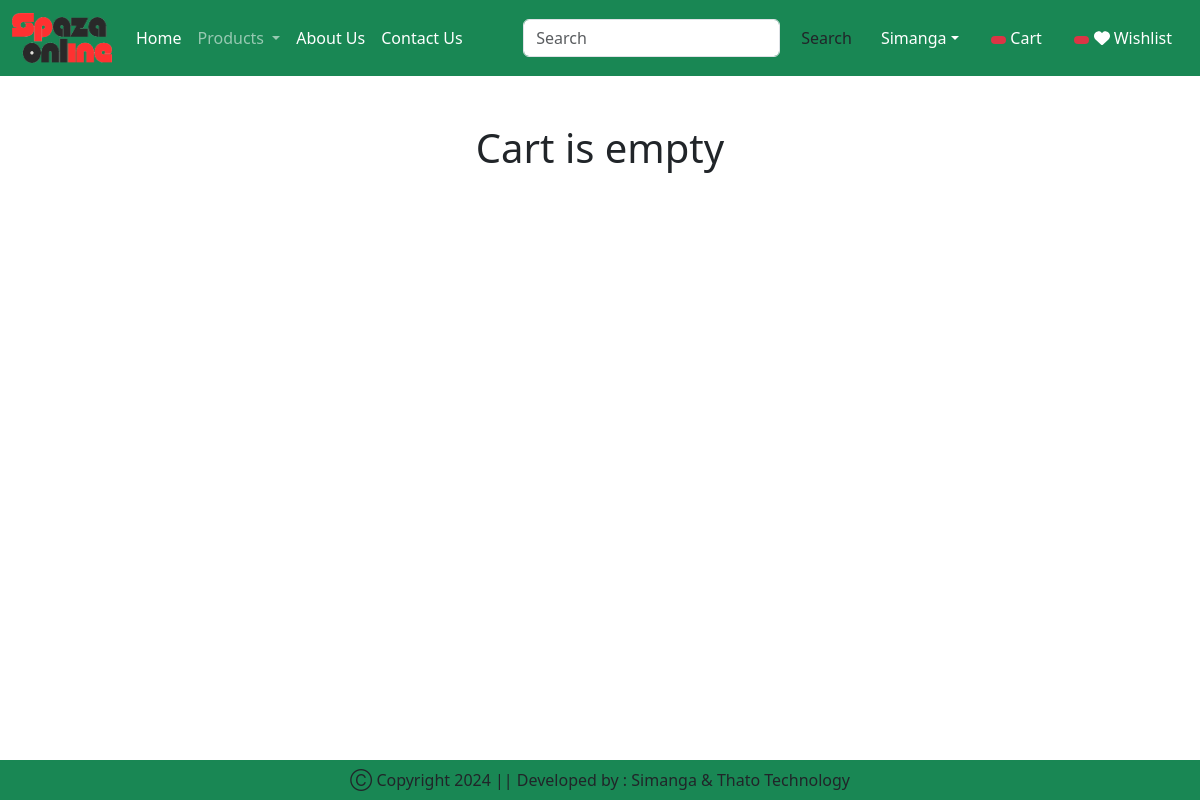
The app's page /cart/ (signed in), older data.
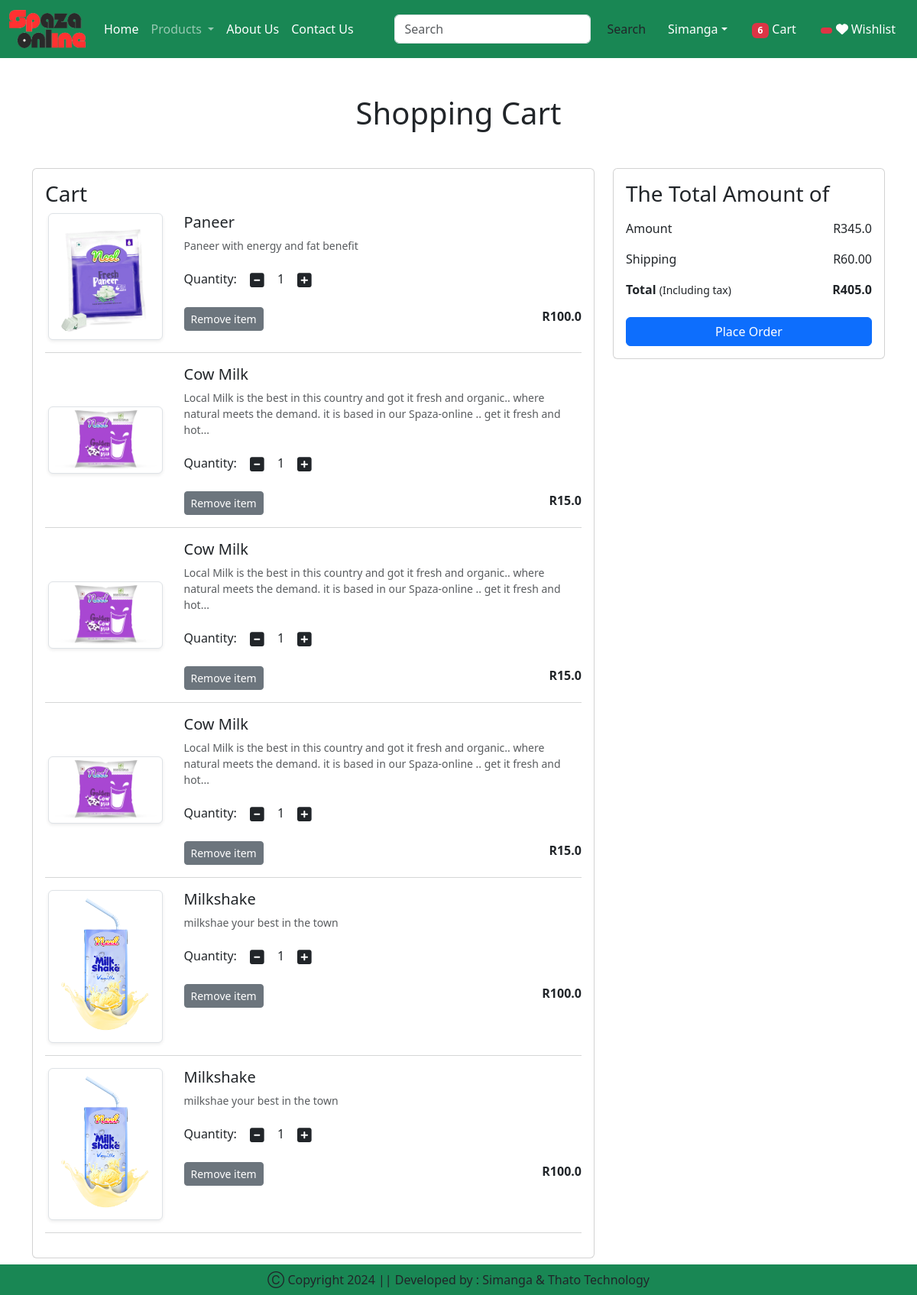
The same page, newer data.
### spaza_app/models.py (models this page shows, shortened)
class Cart(models.Model):
    user = models.ForeignKey(User, on_delete=models.CASCADE)
    product = models.ForeignKey(Product, on_delete=models.CASCADE)
    quantity = models.PositiveIntegerField(default=1)

class Product(models.Model):
    title = models.CharField(max_length=100)
    selling_price =models.FloatField()
    discounted_price = models.FloatField()
    description =  models.TextField()
    composition = models.TextField(default='')
    prodapp =models.TextField(default='')
    category = models.CharField(choices=CATEGORY_CHOICES, max_length=2)
    product_image =models.ImageField(upload_to='product')

### spaza_app/views.py (the view)
# urls.py: path('cart/', views.show_cart, name='showcart'),
@login_required
def show_cart(request):
    user = request.user
    cart = Cart.objects.filter(user=user)
    amount = 0
    for p in cart:
        value = p.quantity * p.product.discounted_price
        amount = amount + value
    totalamount = amount + 60
    totalitem = 0
    wishitem = 0
    if request.user.is_authenticated:
        totalitem = len(Cart.objects.filter(user=request.user))
        wishitem = len(Wishlist.objects.filter(user=request.user))
    return render(request, 'spaza_app/addtocart.html', locals())

### spaza_app/templates/spaza_app/addtocart.html (shortened to what this page needs)
{% extends 'spaza_app/base.html' %}
{% load static %}
{% block main-content %}
<div class="container my-5">
    <div class="row">
        {% if cart %}
        <h1 class="text-center mb-5">Shopping Cart</h1>
        <div class="col-sm-8">
            <div class="card">
                <div class="card-body">
                    <h3>Cart</h3>
                    {% for item in cart %}
                    <div class="row">
                        <div class="col-sm-3 text-center align-self-center"><img src="{{item.product.product_image.url}}" alt="" srcset="" class="img-fluid img-thumbnail shadow-sm" height="150" width="150"></div>
                        <div class="col-sm-9">
                            <div>
                                <h5>{{item.product.title}}</h5>
                                <p class="mb-2 text-muted small">{{item.product.description}}</p>
                                <div class="my-3">
                                    <label for="quantity">Quantity:</label>
                                    <a class="minus-cart btn" pid={{item.product.id}}><i class="fas fa-minus-square fa-lg"></i></a>
                                    <span id="quantity">{{item.quantity}}</span>
                                    <a class="plus-cart btn" pid={{item.product.id}}><i class="fas fa-plus-square fa-lg"></i></a>
                                </div>
                                <div class="d-flex justify-content-between">
                                    <a href="#" class="remove-cart btn btn-sm btn-secondary mr-3" pid={{item.product.id}}>Remove item </a>
                                    <p class="mb-0"><span><strong>R{{item.product.discounted_price}}</strong></span></p>
                                </div>
                            </div>
                        </div>
                    </div>
                    <hr class="text-muted">
                    {% endfor %}
                </div>
            </div>
        </div>
        <div class="col-sm-4">
            <div class="card">
                <div class="card-body">
                    <h3>The Total Amount of</h3>
                    <ul class="list-group">
                        <li class="list-group-item d-flex justify-content-between align-items-center border-0 px-0">Amount<span id="amount">R{{amount}}</span></li>
                        <li class="list-group-item d-flex justify-content-between align-items-center border-0 px-0">Shipping<span>R60.00</span></li>
                        <li class="list-group-item d-flex justify-content-between align-items-center border-0 px-0 mb-3">
                            <div>
                                <strong>Total</strong> <small>(Including tax)</small>
                            </div>
                            <span id="totalamount"><strong>R{{totalamount}}</strong></span>
                        </li>
                    </ul>
                    <div class="d-grid"><a href="{% url 'checkout' %}" class="btn btn-primary">Place Order</a>
                    </div>
                </div>
            </div>
        </div>
        {% else %}
        <h1 class="text-center mb-5">Cart is empty</h1>
        {% endif %}
    </div>
</div>
{% endblock main-content %}

Row changes from the older to the newer data that the page shows:
added Cart: product.product_image (picture), product "Paneer", product.description "Paneer with energy and fat benefit", quantity "1", product.discounted_price "100.0"
added Cart: product.product_image (picture), product "Cow Milk", product.description "Local Milk is the best in this country and got it fresh and organic.. where natural meets the demand. it is based in our Spaza-online .. get it fresh and hot...", quantity "1", product.discounted_price "15.0"
added Cart: product.product_image (picture), product "Cow Milk", product.description "Local Milk is the best in this country and got it fresh and organic.. where natural meets the demand. it is based in our Spaza-online .. get it fresh and hot...", quantity "1", product.discounted_price "15.0"
added Cart: product.product_image (picture), product "Cow Milk", product.description "Local Milk is the best in this country and got it fresh and organic.. where natural meets the demand. it is based in our Spaza-online .. get it fresh and hot...", quantity "1", product.discounted_price "15.0"
added Cart: product.product_image (picture), product "Milkshake", product.description "milkshae your best in the town", quantity "1", product.discounted_price "100.0"
added Cart: product.product_image (picture), product "Milkshake", product.description "milkshae your best in the town", quantity "1", product.discounted_price "100.0"
Text that changed along with them:
{{ totalitem }}: (not shown) → "6"
{{ amount }}: (not shown) → "345.0"
{{ totalamount }}: (not shown) → "405.0"
text no longer shown: "Cart is empty"
text now shown: "Shopping Cart Cart The Total Amount of Amount R Shipping R60.00 Total (Including tax) R Place Order"
